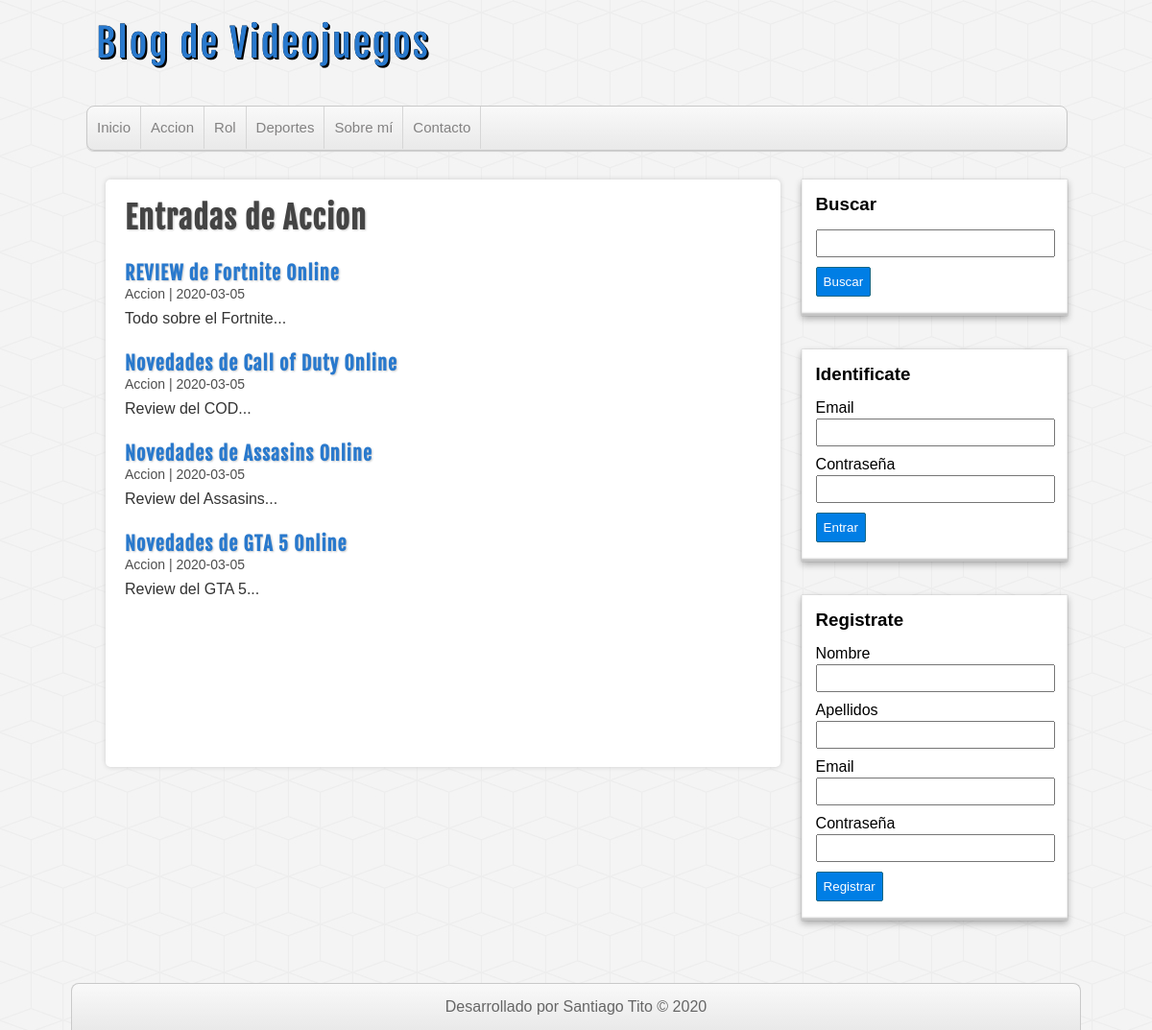
/categoria.php?id=1, run on the app's committed database.
### tables this page shows
CREATE TABLE categorias(
    id          int(255) auto_increment not null,
    nombre      varchar(100) ,
    CONSTRAINT pk_categorias PRIMARY KEY (id)
);

CREATE TABLE entradas(
    id              int(255) auto_increment not null,
    usuario_id      int(255) not null,
    categoria_id    int(255) not null,
    titulo          varchar(255) not null,
    descripcion     MEDIUMTEXT,
    fecha           date not null,
    CONSTRAINT pk_entradas PRIMARY KEY (id),
    CONSTRAINT fk_entrada_usuario FOREIGN KEY (usuario_id) REFERENCES usuarios(id),
    CONSTRAINT fk_entrada_categoria FOREIGN KEY (categoria_id) REFERENCES categorias(id)
);

### includes/helpers.php (called while the page is built, shortened)
<?php
function conseguirCategorias($conexion){
    $sql = "SELECT * FROM categorias ORDER BY id ASC";
    $categorias = mysqli_query($conexion, $sql);
    $resultado = array();
    if($categorias && mysqli_num_rows($categorias) >= 1){
        $resultado = $categorias;
    }
    return $resultado;
}
function conseguirCategoria($conexion, $id){
    $sql = "SELECT * FROM categorias WHERE id = $id";
    $categorias = mysqli_query($conexion, $sql);
    $resultado = array();
    if($categorias && mysqli_num_rows($categorias) >= 1){
        $resultado = mysqli_fetch_assoc($categorias);
    }
    return $resultado;
}
function conseguirEntradas($conexion, $limit = null, $categoria = null, $busqueda = null){
    $sql = "SELECT e.*, c.nombre AS 'categoria' FROM entradas e ".
            "INNER JOIN categorias c ON e.categoria_id = c.id ";
            if(!empty($categoria)){
                $sql .= "WHERE e.categoria_id = $categoria";
            }
            $sql .= " ORDER BY e.id DESC ";
    $entradas = mysqli_query($conexion, $sql);
    $resultado = array();
    if($entradas && mysqli_num_rows($entradas) >= 1){
        $resultado = $entradas;
    }
    return $resultado;
}
?>

### categoria.php (the view, shortened to what this page needs)
<?php require_once 'includes/conexion.php'; ?>
<?php require_once 'includes/helpers.php'; ?>
<?php
    $categoria_actual = conseguirCategoria($db, $_GET['id']);
?>
<?php require_once 'includes/cabecera.php'; ?>
<?php require_once 'includes/lateral.php'; ?>
        <div id="principal">
            <h1>Entradas de <?=$categoria_actual['nombre'];?></h1>
            <?php
                 $entradas = conseguirEntradas($db, null, $_GET['id']);
                 if(!empty($entradas) && mysqli_num_rows($entradas) >= 1):
                    while($entrada = mysqli_fetch_assoc($entradas)):
            ?>
            <article class="entrada">
                <a href="entrada.php?id=<?=$entrada['id']?>">
                    <h2><?=$entrada['titulo'];?></h2>
                    <span class="fecha"><?=$entrada['categoria'].' | '.$entrada['fecha'];?></span>
                    <p>
                        <?= substr($entrada['descripcion'], 0, 180). "...";?>
                    </p>
                </a>
            </article>
            <?php
                    endwhile;
                else:
            ?>
            <div class="alerta">No hay entradas en esta categoria</div>
            <?php endif;?>
        </div>
<?php require_once 'includes/pie.php'; ?>

### includes/cabecera.php (shortened to what this page needs)
<?php require_once 'conexion.php'; ?>
<?php require_once 'includes/helpers.php'; ?>
<!DOCTYPE html>
<html lang="es">
<head>
    <link rel="stylesheet" type="text/css" href="./assets/css/style.css">
</head>
<body>
    <header id="cabecera">
        <div id="logo">
            <a href="index.php">
                Blog de Videojuegos
            </a>
        </div>
            <nav id="menu">
                <ul>
                    <li>
                        <a href="index.php">Inicio</a>
                    </li>
                   <?php
                        $categorias = conseguirCategorias($db);
                        if(!empty($categorias)):
                        while($categoria = mysqli_fetch_assoc($categorias)) :
                   ?>
                    <li>
                        <a href="categoria.php?id=<?=$categoria['id'];?>"><?= $categoria['nombre'];?></a>
                    </li>
                   <?php
                        endwhile;
                        endif;
                    ?>
                    <li>
                        <a href="index.php">Sobre mí</a>
                    </li>
                    <li>
                        <a href="index.php">Contacto</a>
                    </li>
                </ul>
            </nav>
    </header>
    <div id="contenedor">

### assets/css/style.css (style rules this page uses)
* { margin: 0px; padding: 0px; font-family: sans-serif, Helvetica, Arial; text-decoration: none; }
body { background: url(../img/cubes.png) #F4F4F4; }
.fecha { color: #4e4e4e; margin-top: 5px; font-size: 14px; }
#cabecera { width: 85%; height: auto; background: transparent; margin: 0px auto; }
#logo { float: left; width: 540px; height: 110px; }
#logo a { font-family: "fajala", Helvetica; font-size: 40px; letter-spacing: 2px; color: #2979CD; text-shadow: 0px 0px 0px black, 1px 1px 0px black, 2px 2px 0px black; transition: all 500ms; line-height: 90px; margin-left: 10px; }
#menu { clear: both; width: 100%; height: 45px; background: linear-gradient(to bottom, #f9f9f9 0px, #e9e9e9 100%); border: 1px solid #C9C9C9; border-radius: 8px; box-shadow: 0px 1px 1px #ccc; overflow: hidden; }
#menu ul { list-style: none; }
#menu ul li { float: left; line-height: 44px; border-right: 1px solid #D6D6D6; }
#menu ul li a { display: block; padding-left: 10px; padding-right: 10px; font-size: 15px; color: #838282; }
#contenedor { width: 85%; height: auto; margin: 0px auto; margin-top: 30px; margin-bottom: 30px; }
#principal { float: left; width: 65%; min-height: 572px; background: white; border-radius: 5px; box-shadow: 0px 0px 5px #ccc; margin-left: 20px; padding: 20px; overflow: hidden; }
#principal a { color: #333; }
#principal h1 { font-size: 32px; color: #444; letter-spacing: 1px; text-shadow: 1px 1px 2px #ccc; font-family: "fajala"; }
#principal h2 { font-size: 20px; color: #2979CD; text-shadow: 1px 1px 2px #ccc; letter-spacing: 1px; font-family: "fajala"; margin-top: 25px; }
#principal p { margin-top: 8px; }

### data on the page
categorias: nombre "Accion"
categorias: nombre "Rol"
categorias: nombre "Deportes"
entradas: titulo "REVIEW de Fortnite Online", categoria.nombre "Accion", fecha "2020-03-05", descripcion "Todo sobre el Fortnite"
entradas: titulo "Novedades de Call of Duty Online", categoria.nombre "Accion", fecha "2020-03-05", descripcion "Review del COD"
entradas: titulo "Novedades de Assasins Online", categoria.nombre "Accion", fecha "2020-03-05", descripcion "Review del Assasins"
entradas: titulo "Novedades de GTA 5 Online", categoria.nombre "Accion", fecha "2020-03-05", descripcion "Review del GTA 5"
